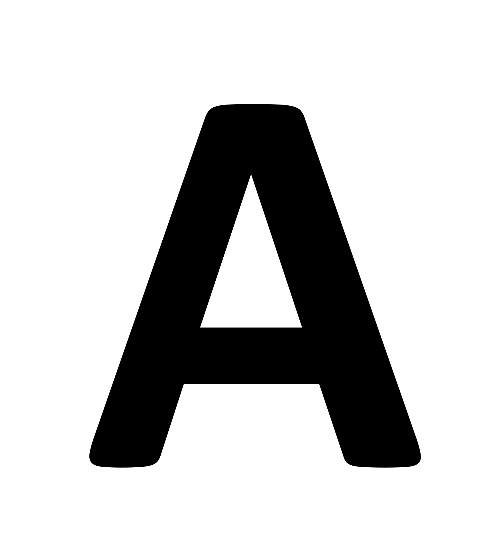
#> input picture Find_landing/templates/A.png, 503 x 556 px, given in place of the camera
$ python test_detection.py
#> lines starting #> are read from the running program, lines starting #| are printed output that depends on the picture; after the words box and inside, x2 and y2 are one past the last pixel; in counts of white or black regions, pixels touching at a corner belong together
### Find_landing/camera_manager.py

import threading
import time
# Pi Camera (commented out - using laptop camera instead)
# from picamera2 import Picamera2
import cv2  # Using OpenCV for laptop camera
import numpy as np
import json
import os


class CameraManager:
    """
    Singleton class to manage camera access across multiple users/threads
    Modified to use laptop camera (OpenCV) instead of Pi Camera
    """
    _instance = None
    _lock = threading.Lock()

    def __new__(cls):
        if cls._instance is None:
            with cls._lock:
                if cls._instance is None:
                    cls._instance = super(CameraManager, cls).__new__(cls)
                    cls._instance._initialized = False
        return cls._instance

    def __init__(self):
        if self._initialized:
            return

        with self._lock:
            if not self._initialized:
                self.cameras = {}  # camera_id -> camera object
                self.camera_locks = {}  # camera_id -> threading.Lock
                self.camera_configs = {}  # camera_id -> config dict
                self.camera_users = {}  # camera_id -> set of user_ids
                self._initialized = True

    def get_camera(self, camera_id, user_id=None, config=None):
        """Get or initialize camera for given camera_id"""
        with self._lock:
            if camera_id not in self.cameras:
                try:
                    camera = self._initialize_camera(camera_id, config)
                    if camera is None:
                        return None

                    self.cameras[camera_id] = camera
                    self.camera_locks[camera_id] = threading.Lock()
                    self.camera_configs[camera_id] = config or {}
                    self.camera_users[camera_id] = set()

                    print(f"Camera {camera_id} đã được khởi tạo")
                except Exception as e:
                    print(f"Lỗi khởi tạo camera {camera_id}: {e}")
                    return None

            if user_id:
                self.camera_users[camera_id].add(user_id)

            return self.cameras[camera_id]

    def _initialize_camera(self, camera_id, config=None):
        """Initialize laptop camera using OpenCV"""

        # [56 lines of commented-out code are left out]
        try:
            # Default config
            default_config = {
                'format': 'RGB888',
                'size': (640, 480)
            }

            # Load config from JSON if available
            if config is None:
                config_file = os.path.join(os.path.dirname(__file__), 'camera_config.json')
                if os.path.exists(config_file):
                    try:
                        with open(config_file, 'r') as f:
                            saved_config = json.load(f)
                            if 'size' in saved_config and isinstance(saved_config['size'], list):
                                saved_config['size'] = tuple(saved_config['size'])
                            default_config.update(saved_config)
                            print(f"✓ Loaded camera config from {config_file}")
                    except Exception as e:
                        print(f"⚠ Error loading camera config: {e}, using defaults")

            # Override with provided config
            if config:
                default_config.update(config)
                print(f"✓ Using provided camera config: {config}")

            # Initialize OpenCV VideoCapture
            camera = cv2.VideoCapture(camera_id)

            if not camera.isOpened():
                print(f"✗ Failed to open camera {camera_id}")
                return None

            # Set resolution
            width, height = default_config['size']
            camera.set(cv2.CAP_PROP_FRAME_WIDTH, width)
            camera.set(cv2.CAP_PROP_FRAME_HEIGHT, height)

            # Set FPS if specified
            if 'framerate' in default_config:
                camera.set(cv2.CAP_PROP_FPS, default_config['framerate'])

            # Apply brightness and contrast if specified
            if 'brightness' in default_config:
                camera.set(cv2.CAP_PROP_BRIGHTNESS, default_config['brightness'])
            if 'contrast' in default_config:
                camera.set(cv2.CAP_PROP_CONTRAST, default_config['contrast'])
            if 'exposure' in default_config:
                camera.set(cv2.CAP_PROP_EXPOSURE, default_config['exposure'])

            # Test capture
            ret, frame = camera.read()
            if not ret:
                print(f"✗ Failed to capture test frame from camera {camera_id}")
                camera.release()
                return None

            actual_width = int(camera.get(cv2.CAP_PROP_FRAME_WIDTH))
            actual_height = int(camera.get(cv2.CAP_PROP_FRAME_HEIGHT))
            print(f"✓ Laptop camera {camera_id} initialized: {actual_width}x{actual_height}")

            time.sleep(0.1)
            return camera

        except Exception as e:
            print(f"Lỗi trong _initialize_camera cho camera {camera_id}: {e}")
            return None

    # [29 lines left out: function capture_frame, not called in this run]

    def release_camera(self, camera_id, user_id=None):
        """Release camera when no longer needed"""
        with self._lock:
            if camera_id not in self.cameras:
                return

            if user_id and camera_id in self.camera_users:
                self.camera_users[camera_id].discard(user_id)

            # Always release if user_id is None (force release) or no users left
            if user_id is None or not self.camera_users.get(camera_id):
                try:
                    camera = self.cameras[camera_id]
                    if camera:
                        # ========== PI CAMERA CODE (COMMENTED) ==========
                        # try:
                        #     camera.stop()
                        # except:
                        #     pass
                        # try:
                        #     camera.close()
                        # except:
                        #     pass
                        # ========== END PI CAMERA CODE ==========

                        # ========== LAPTOP CAMERA CODE (OpenCV) ==========
                        try:
                            camera.release()
                        except:
                            pass
                        # ========== END LAPTOP CAMERA CODE ==========

                    del self.cameras[camera_id]
                    if camera_id in self.camera_locks:
                        del self.camera_locks[camera_id]
                    if camera_id in self.camera_configs:
                        del self.camera_configs[camera_id]
                    if camera_id in self.camera_users:
                        del self.camera_users[camera_id]

                    print(f"Camera {camera_id} đã được giải phóng")

                    # Wait a bit for camera to be fully released
                    time.sleep(0.2)
                except Exception as e:
                    print(f"Lỗi giải phóng camera {camera_id}: {e}")

    def is_camera_active(self, camera_id):
        """Check if camera is currently active"""
        return camera_id in self.cameras

    def get_camera_users(self, camera_id):
        """Get set of users currently using the camera"""
        return self.camera_users.get(camera_id, set()).copy()

    # [24 lines left out: function release_all_cameras, not called in this run]


# Global singleton instance
_camera_manager_instance = CameraManager()


def get_camera_manager():
    """Get the global CameraManager instance"""
    return _camera_manager_instance

### Find_landing/find.py
import cv2
import numpy as np
from camera_manager import get_camera_manager
import time
from collections import deque
from threading import Thread
from queue import Queue

import random


detection_history = deque(maxlen=10)
frame_queue = Queue(maxsize=1)
result_queue = Queue(maxsize=1)
running = True
frame_skip_counter = 0
FRAME_SKIP = 3
last_stable_result = None


def preprocess_image(image):
    gray = cv2.cvtColor(image, cv2.COLOR_BGR2GRAY) if len(image.shape) == 3 else image
    clahe = cv2.createCLAHE(clipLimit=2.0, tileGridSize=(3, 3))
    enhanced = clahe.apply(gray)
    blur = cv2.GaussianBlur(enhanced, (3, 3), 0)
    edges = cv2.Canny(blur, 50, 150)
    kernel = cv2.getStructuringElement(cv2.MORPH_ELLIPSE, (2, 2))
    edges = cv2.morphologyEx(edges, cv2.MORPH_CLOSE, kernel, iterations=1)
    return edges


# [35 lines left out: functions fit_circle, ransac_ring, not called in this run]

def detect_circles(image, min_circularity=0.65, min_area=8000, max_ellipse_ratio=2.5, min_points=30):
    gray = cv2.cvtColor(image, cv2.COLOR_BGR2GRAY) if len(image.shape) == 3 else image
    gray = cv2.GaussianBlur(gray, (3, 3), 0)
    clahe = cv2.createCLAHE(clipLimit=2.0, tileGridSize=(8, 8))
    enhanced = clahe.apply(gray)
    denoised = cv2.bilateralFilter(enhanced, 5, 25, 25)
    _, binary = cv2.threshold(denoised, 0, 255, cv2.THRESH_BINARY_INV + cv2.THRESH_OTSU)
    kernel = cv2.getStructuringElement(cv2.MORPH_ELLIPSE, (5, 5))
    binary = cv2.morphologyEx(binary, cv2.MORPH_CLOSE, kernel, iterations=2)
    binary = cv2.morphologyEx(binary, cv2.MORPH_OPEN, kernel, iterations=1)
    contours, _ = cv2.findContours(binary, cv2.RETR_EXTERNAL, cv2.CHAIN_APPROX_NONE)
    circles = []
    for cnt in contours:
        if len(cnt) < min_points:
            continue
        area = cv2.contourArea(cnt)
        if area < min_area:
            continue
        peri = cv2.arcLength(cnt, True)
        if peri == 0:
            continue
        circularity = 4 * np.pi * area / (peri * peri)
        if circularity < min_circularity:
            continue


        is_ring, circle_out, circle_in = ransac_ring(cnt)
        if is_ring:
            cx, cy = map(int, circle_out[0])
            r_out = int(circle_out[1])
            r_in = int(circle_in[1])
            pad = int(r_out * 0.3)
            x0 = max(0, cx - r_out - pad)
            y0 = max(0, cy - r_out - pad)
            x1 = min(image.shape[1], cx + r_out + pad)
            y1 = min(image.shape[0], cy + r_out + pad)
            circles.append({
                'center': (cx, cy),
                'radius_outer': r_out,
                'radius_inner': r_in,
                'bbox': (x0, y0, x1, y1),
                'area': area,
                'circularity': circularity,
                'type': 'ring'
            })
            continue

        if len(cnt) >= 5:
            ellipse = cv2.fitEllipse(cnt)
            (ex, ey), (MA, ma), angle = ellipse
            ellipse_ratio = max(MA, ma) / min(MA, ma)
            if ellipse_ratio < max_ellipse_ratio:
                pad = int(max(MA, ma) * 0.2)
                x0 = max(0, int(ex - MA/2 - pad))
                y0 = max(0, int(ey - ma/2 - pad))
                x1 = min(image.shape[1], int(ex + MA/2 + pad))
                y1 = min(image.shape[0], int(ey + ma/2 + pad))
                circles.append({
                    'center': (int(ex), int(ey)),
                    'ellipse_axes': (int(MA/2), int(ma/2)),
                    'angle': angle,
                    'bbox': (x0, y0, x1, y1),
                    'area': area,
                    'circularity': circularity,
                    'ellipse_ratio': ellipse_ratio,
                    'type': 'ellipse'
                })
                continue

        (cx, cy), radius = cv2.minEnclosingCircle(cnt)
        cx, cy, radius = int(cx), int(cy), int(radius)
        pad = int(radius * 0.3)
        x0 = max(0, cx - radius - pad)
        y0 = max(0, cy - radius - pad)
        x1 = min(image.shape[1], cx + radius + pad)
        y1 = min(image.shape[0], cy + radius + pad)
        circles.append({
            'center': (cx, cy),
            'radius': radius,
            'bbox': (x0, y0, x1, y1),
            'area': area,
            'circularity': circularity,
            'type': 'circle'
        })
        # print(f"Detected circle: Center=({cx},{cy}), Radius={radius}, Area={area}, Circularity={circularity:.3f}")
    return circles


def load_template(template_path):

    template = cv2.imread(template_path, cv2.IMREAD_COLOR)
    binary_template = preprocess_image(template)
    contours_template, _ = cv2.findContours(binary_template, cv2.RETR_EXTERNAL, cv2.CHAIN_APPROX_SIMPLE)
    template_contour = max(contours_template, key=cv2.contourArea)


    return template_contour, template


def recognize_H(test_image, template_contour, threshold=0.5, min_area=100, max_area=None):

    binary = preprocess_image(test_image)


    contours, hierarchy = cv2.findContours(binary, cv2.RETR_LIST, cv2.CHAIN_APPROX_SIMPLE)

    if max_area is None:
        max_area = test_image.shape[0] * test_image.shape[1] * 0.5

    candidates = []
    output_image = test_image.copy()

    for i, contour in enumerate(contours):
        area = cv2.contourArea(contour)

        if area < min_area or area > max_area:
            continue

        x, y, w, h = cv2.boundingRect(contour)
        margin = 30
        if x < margin or y < margin or (x + w) > (test_image.shape[1] - margin) or (y + h) > (test_image.shape[0] - margin):
            continue
        if w < 30 or h < 30:
            continue

        aspect_ratio = float(w) / h if h > 0 else 0
        if aspect_ratio < 0.4 or aspect_ratio > 1.8:
            continue

        sim1 = cv2.matchShapes(template_contour, contour, cv2.CONTOURS_MATCH_I1, 0)
        sim2 = cv2.matchShapes(template_contour, contour, cv2.CONTOURS_MATCH_I2, 0)


        similarity = min(sim1, sim2)
        # print(similarity)
        if similarity < threshold and max(sim1, sim2) < threshold * 1.5:
            candidates.append({
                'bbox': (x, y, w, h),
                'similarity': similarity,
                'area': area,
                'aspect_ratio': aspect_ratio
            })

    candidates.sort(key=lambda x: x['similarity'])
    results = candidates[:1] if candidates else []

    for result in results:
        x, y, w, h = result['bbox']

        cv2.putText(output_image, f"H ({result['similarity']:.3f})",
                   (x, y-10), cv2.FONT_HERSHEY_SIMPLEX, 0.6, (0, 255, 0), 2)

    return results, output_image, binary


# [362 lines left out: functions capture_thread, detection_thread, main, not called in this run]

### Find_landing/test_detection.py
# -*- coding: utf-8 -*-
"""Test detection on live camera"""
import cv2
import find
import time
from camera_manager import get_camera_manager

def test_detection():
    """Test detection with live camera display"""
    print("[TEST] Starting detection test...")
    print("[TEST] Press 'q' to quit, 's' to save result")

    # Initialize camera
    cam_manager = get_camera_manager()
    camera_config = {'format': 'RGB888', 'size': (640, 480)}
    camera = cam_manager.get_camera(0, "test_user", camera_config)
#> in _initialize_camera, frame is the input picture: shape (556, 503, 3); min 0, max 255, mean 203.1

    if camera is None:
        print("[ERROR] Failed to init camera")
        return

    # Load template
    try:
        template_contour, template_image = find.load_template("./templates/H.png")
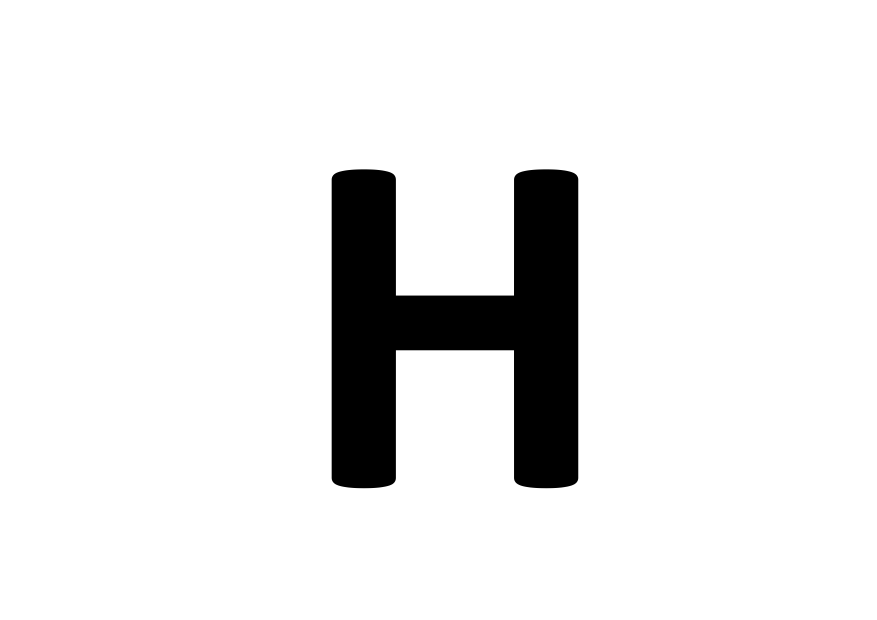
#> input picture Find_landing/templates/H.png, 3508 x 2479 px (shown at 1/4 size)
#> in load_template, template is the input picture: shape (2479, 3508, 3); min 0, max 255, mean 232.9
#> in preprocess_image, `edges = cv2.Canny(blur, 50, 150)`:
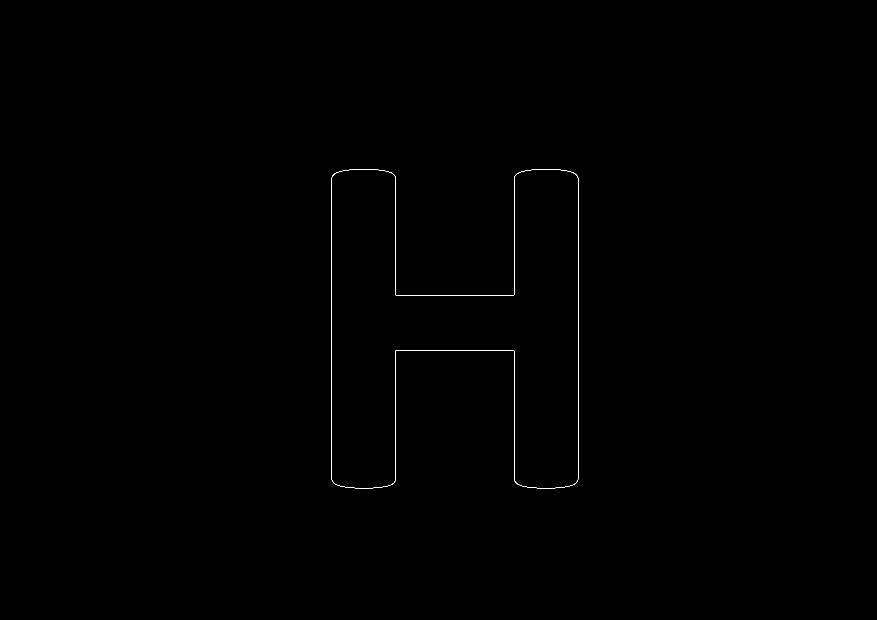
#> edges: shape (2479, 3508) (shown at 1/4 size); 0.07% white in thin lines or dots, all inside (x1, y1, x2, y2) = (1326, 677, 2314, 1953)
#> in preprocess_image, `edges = cv2.morphologyEx(edges, cv2.MORPH_CLOSE, kernel, iterations=1)`: edges: shape (2479, 3508); 0.07% white in thin lines or dots, all inside (x1, y1, x2, y2) = (1327, 678, 2315, 1954)
#> in load_template, `contours_template, _ = cv2.findContours(binary_template, cv2.RETR_EXTE..`: contours_template = 1 contour; box (x1, y1, x2, y2) and area: (1327, 678, 2315, 1954) 752694
#> in load_template, `template_contour = max(contours_template, key=cv2.contourArea)`: template_contour = contour of 368 points, box (x1, y1, x2, y2) (1327, 678, 2315, 1954), area 752694
        print("[OK] Template loaded")
    except Exception as e:
        print(f"[ERROR] Failed to load template: {e}")
        return

    # Capture and detect
    frame_count = 0
    detected_count = 0

    print("[INFO] Capturing frames... Press 'q' to quit")
    print("-" * 60)

    while True:
        try:
            # Capture frame
            ret, frame = camera.read()
            if not ret:
                print("[ERROR] Failed to read frame")
                break

            # BGR to RGB
            frame = cv2.cvtColor(frame, cv2.COLOR_BGR2RGB)
            frame_count += 1

            # DETECT CIRCLES
            circles = find.detect_circles(frame)
#> in detect_circles, `_, binary = cv2.threshold(denoised, 0, 255, cv2.THRESH_BINARY_INV + cv..`:
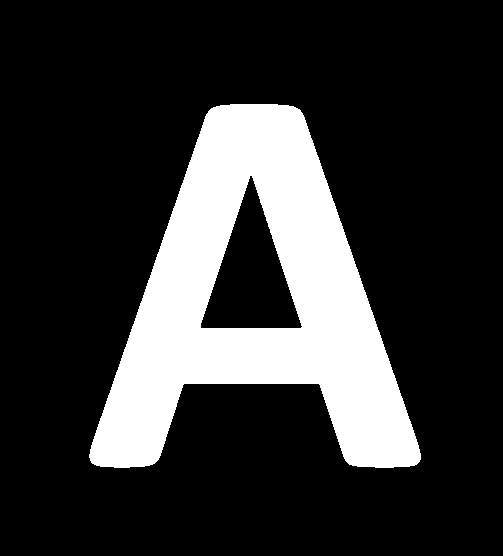
#> binary: shape (556, 503); 20.3% white; 1 white region, box (x1, y1, x2, y2) and area: (89, 104, 421, 468) 56902
#> in detect_circles, `binary = cv2.morphologyEx(binary, cv2.MORPH_CLOSE, kernel, iterations=2)`: binary: shape (556, 503); 20.4% white; 1 white region, box (x1, y1, x2, y2) and area: (89, 104, 421, 468) 56984
#> in detect_circles, `binary = cv2.morphologyEx(binary, cv2.MORPH_OPEN, kernel, iterations=1)`: binary: shape (556, 503); 20.4% white; 1 white region
#> in detect_circles, `contours, _ = cv2.findContours(binary, cv2.RETR_EXTERNAL, cv2.CHAIN_AP..`: contours = 1 contour; box (x1, y1, x2, y2) and area: (89, 104, 421, 468) 64166
#> the loop in detect_circles, `for cnt in contours:` made 1 pass
#> (area, peri, circularity) on pass 1: (64166, 1359.2, 0.436)
#> after the loop in detect_circles, `for cnt in contours:`: circles = []
#> circles = []

            # RECOGNIZE H
            h_results, _, _ = find.recognize_H(frame, template_contour, threshold=0.8)
#> in preprocess_image (call 2), `edges = cv2.Canny(blur, 50, 150)`:
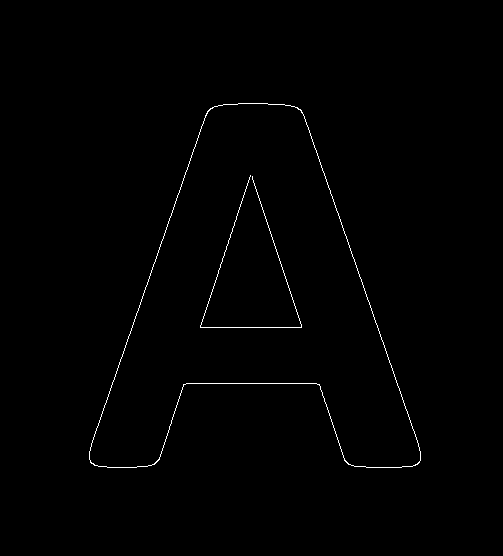
#> edges: shape (556, 503); 0.59% white in thin lines or dots, all inside (x1, y1, x2, y2) = (89, 103, 421, 468)
#> in preprocess_image (call 2), `edges = cv2.morphologyEx(edges, cv2.MORPH_CLOSE, kernel, iterations=1)`:
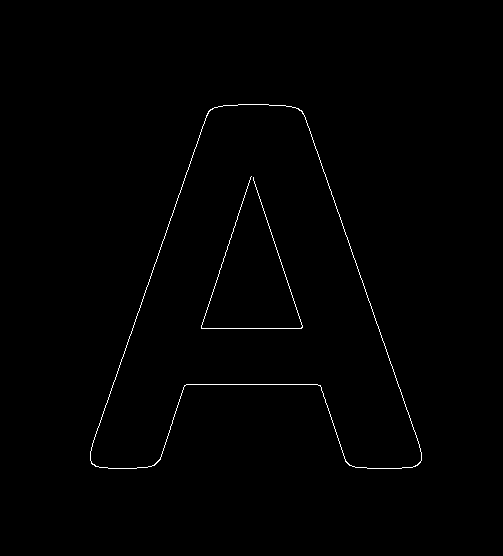
#> edges: shape (556, 503); 0.59% white in thin lines or dots, all inside (x1, y1, x2, y2) = (90, 104, 422, 469)
#> in recognize_H, `contours, hierarchy = cv2.findContours(binary, cv2.RETR_LIST, cv2.CHAI..`: contours = 3 contours, 1 with area under 20; largest, box (x1, y1, x2, y2) and area: (90, 104, 422, 469) 64792, (90, 104, 422, 469) 64762
#> the loop in recognize_H, `for i, contour in enumerate(contours):` made 3 passes
#> (area, x, y, w, h, margin, aspect_ratio, sim1) on passes 2 to 3: (64761.5, 90, 104, 332, 365, 30, 0.91, 0.583), (64791.5, 90, 104, 332, 365, 30, 0.91, 0.582)
#> after the loop in recognize_H, `for i, contour in enumerate(contours):`: candidates = []
#> h_results = []

            # Print results
            if circles or h_results:
                detected_count += 1
                print(f"\n[FRAME {frame_count}] Detection found!")
                print(f"  Circles: {len(circles)}")
                for i, c in enumerate(circles):
                    print(f"    - Circle {i}: center={c['center']}, radius={c['radius']}")
                print(f"  H patterns: {len(h_results)}")
                for i, h in enumerate(h_results):
                    print(f"    - H {i}: {h}")
            else:
                if frame_count % 30 == 0:
                    print(f"[FRAME {frame_count}] No detection (normal)")

            # Display
            frame_bgr = cv2.cvtColor(frame, cv2.COLOR_RGB2BGR)

            # Draw circles
            for circle in circles:
                cx, cy = circle['center']
                r = circle['radius']
                cv2.circle(frame_bgr, (cx, cy), r, (0, 255, 0), 2)
                cv2.circle(frame_bgr, (cx, cy), 3, (0, 255, 0), -1)
#> this loop made 0 passes

            # Draw H results
            for h_res in h_results:
                x, y, w, h = h_res['bbox']
                cv2.rectangle(frame_bgr, (x, y), (x+w, y+h), (0, 0, 255), 2)
                cv2.putText(frame_bgr, f"H: {h_res['similarity']:.3f}",
                           (x, y-10), cv2.FONT_HERSHEY_SIMPLEX, 0.5, (0, 0, 255), 1)

            # Show stats
            cv2.putText(frame_bgr, f"Frame: {frame_count} | Detected: {detected_count}",
                       (10, 30), cv2.FONT_HERSHEY_SIMPLEX, 0.7, (255, 255, 255), 2)

            cv2.imshow("Detection Test", frame_bgr)

            # Key control
            key = cv2.waitKey(1) & 0xFF
#> (key q is pressed here)
            if key == ord('q'):
                print("\n[QUIT] User quit")
                break
            elif key == ord('s'):
                cv2.imwrite(f"detection_result_{frame_count}.png", frame_bgr)
                print(f"[SAVE] Saved detection_result_{frame_count}.png")

            time.sleep(0.03)  # ~30 FPS

        except KeyboardInterrupt:
            print("\n[INTERRUPT] User interrupted")
            break
        except Exception as e:
            print(f"[ERROR] {e}")
            break

    print(f"\n[STATS] Total frames: {frame_count}")
    print(f"[STATS] Detections: {detected_count}")
    print(f"[STATS] Detection rate: {detected_count/frame_count*100:.1f}%")

    cv2.destroyAllWindows()
    cam_manager.release_camera(0, "test_user")
    print("[OK] Test completed")

if __name__ == "__main__":
    test_detection()
